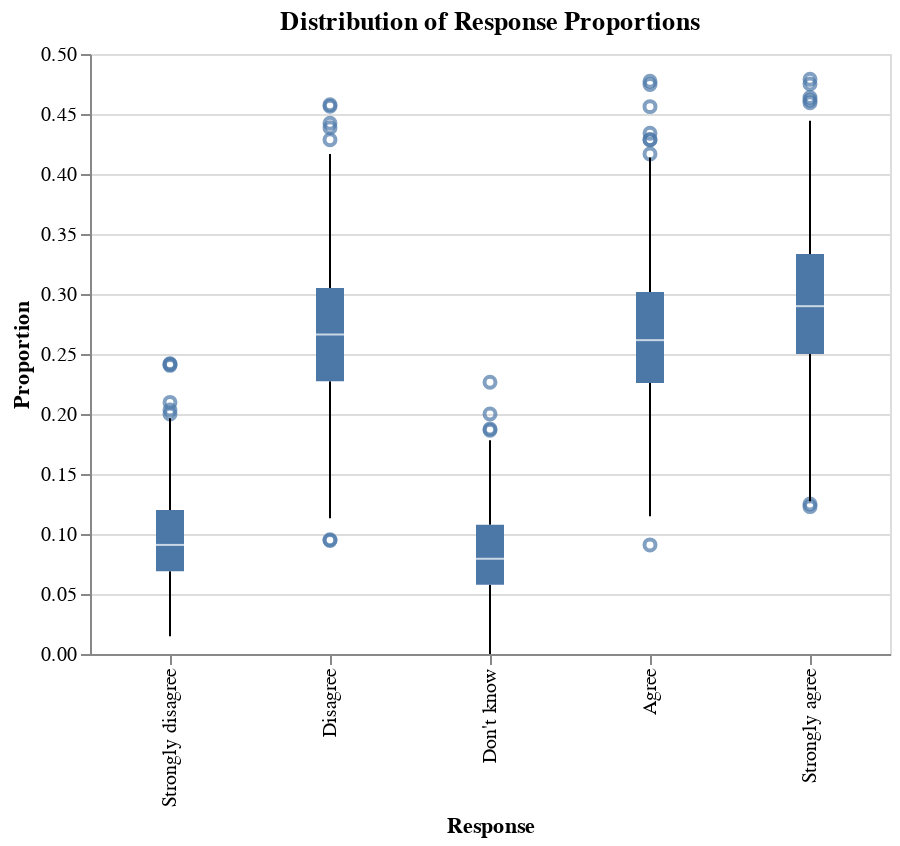

The notebook cell saved with this chart:
### Code cell
# Draw young urban female highly educated only
fquery = "gender == 'Male' and age_group.isin(['65-74', '75+']) and nationality == 'Other'"


print(f"N in original data: {len(data.query(fquery))}")
print(f"N in synthetic population: {len(df_om.query(fquery))}")

f_df = df_om.query(fquery)
agg = (f_df.groupby(['response','adraw']).size()/f_df.groupby('adraw').size()).reset_index(name='p')

agg['response'] = pd.Categorical(agg['response'], ordered=True)

alt.Chart(agg.sample(5000)).mark_boxplot().encode(
    x=alt.X('response').sort(cats).title('Response'),
    y=alt.Y('p').title('Proportion')
).properties(
    title='Distribution of Response Proportions',
    width=400,
    height=300
)

### Figure 1 — Vega-Lite specification as saved in the notebook (floating-point values rounded to 4 significant figures; data arrays with more than 128 entries replaced by an {"elided": "..."} marker saying what was removed)
{"config": {"view": {"continuousWidth": 300, "continuousHeight": 300}}, "data": {"name": "data-f007dcf4053da4c673b890ff55829c1f"}, "mark": {"type": "boxplot"}, "encoding": {"x": {"field": "response", "sort": ["Strongly disagree", "Disagree", "Don't know", "Agree", "Strongly agree"], "title": "Response", "type": "ordinal"}, "y": {"field": "p", "title": "Proportion", "type": "quantitative"}}, "height": 300, "title": "Distribution of Response Proportions", "width": 400, "$schema": "https://vega.github.io/schema/vega-lite/v5.20.1.json", "datasets": {"data-f007dcf4053da4c673b890ff55829c1f": {"elided": "5000 records"}}}
